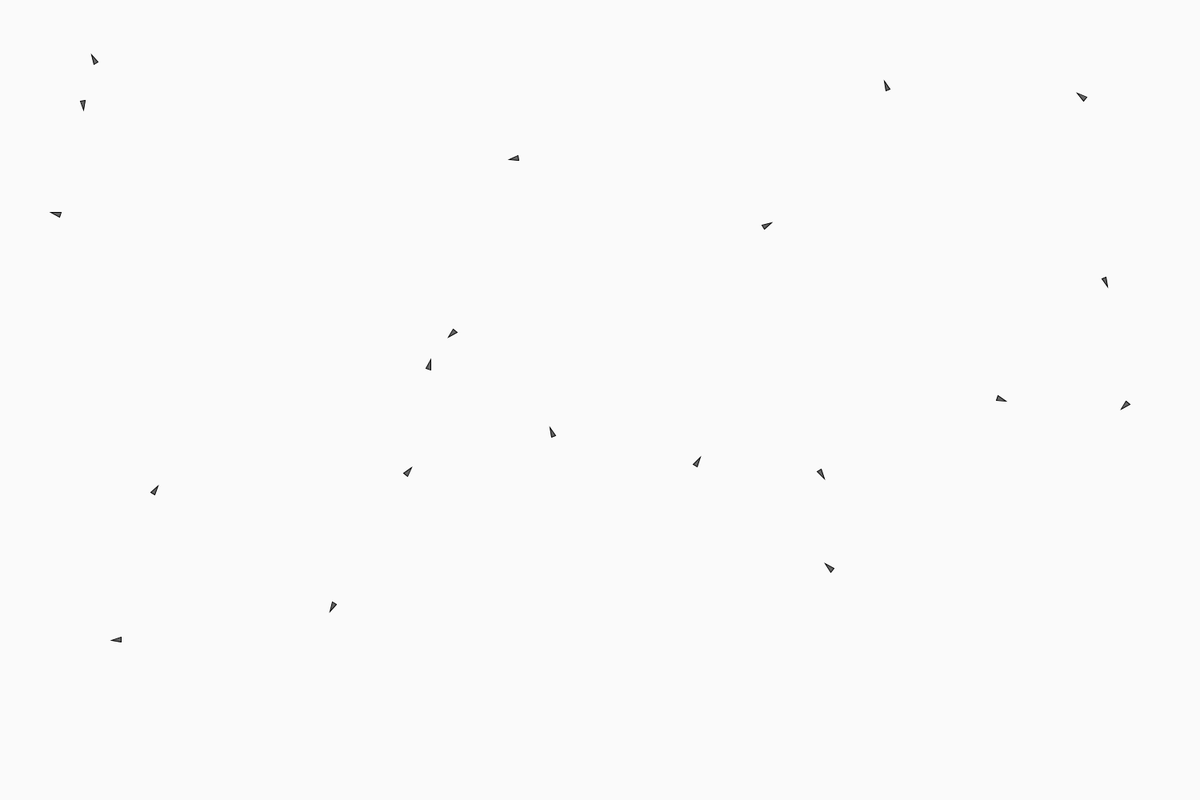
Frame 1 (no input)
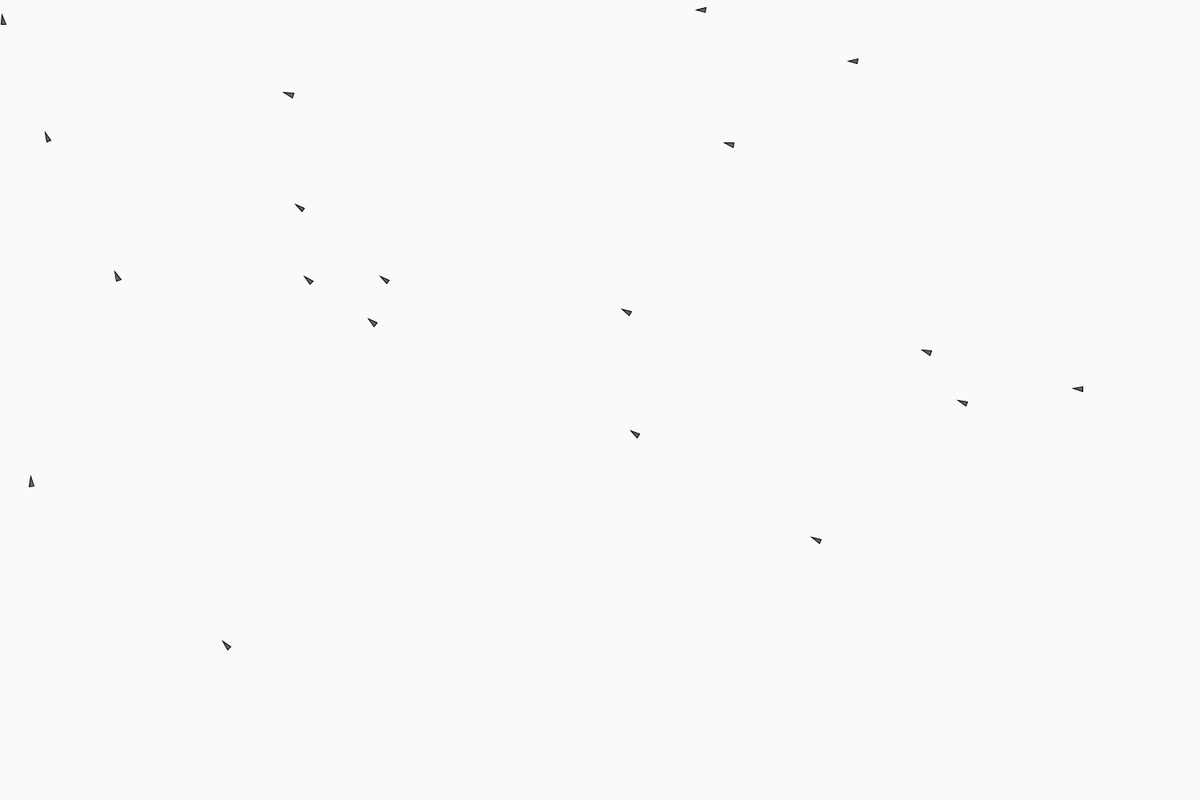
Frame 60 (the mouse pressed at the canvas centre just before this capture)
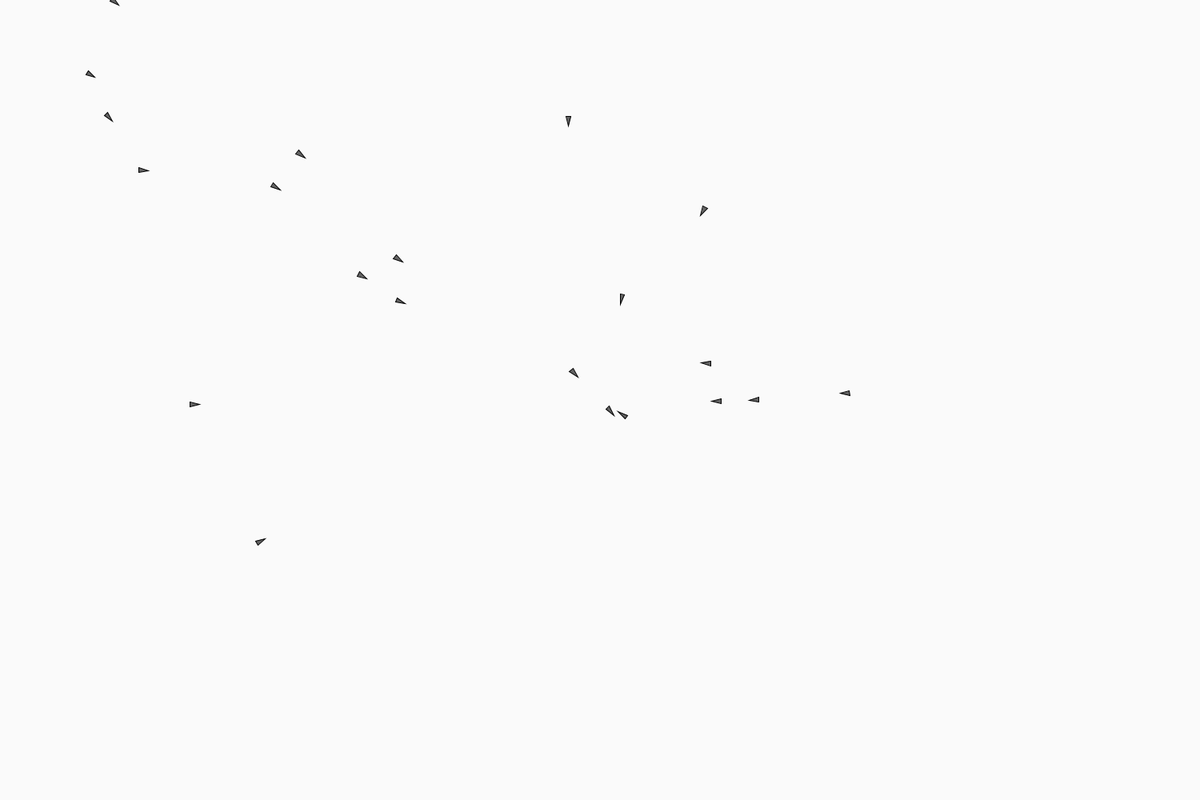
Frame 120 (the mouse held since frame 60 and released just before this capture)

The Processing sketch that drew these frames (run headless with seeded random() and noise(); from frame 60 on, the mouse is pressed at the canvas centre):

// Processing sketch: The_separateAndSeek
// ── The_separateAndSeek.pde
ArrayList<Vehicle>vehicles;
void setup()
{
  size(1500,1000);
  vehicles = new ArrayList<Vehicle>();
  for(int i = 0;i<20;i++)
  {
     vehicles.add(new Vehicle(3,5,0.2,50)); 
  }
}

void draw()
{
  background(250);
  for(Vehicle v:vehicles)
  {
     v.applyBehaviors(vehicles); 
     v.run();
  }
}

void mousePressed()
{
  vehicles.add(new Vehicle(3,5,0.2,50)); 
}
// ── Vehicle.pde
class Vehicle
{
  PVector location;
  PVector velocity;
  PVector acceleration;
  
  float x;
  float y;
  float minDistance;
  float maxSpeed;
  float maxForce;
  float r;
  
  Vehicle(float _r,float _maxSpeed,float _maxForce,float _minDistance)
  {
    location = new PVector(random(50,width-50),random(50,height-50));
    velocity = new PVector(random(-15,15),random(-15,15));
    acceleration = new PVector();
    minDistance = _minDistance;
    maxSpeed = _maxSpeed;
    maxForce = _maxForce;
    r = _r;
    x = random(0,100);
    y = random(1000,2000);
  }
  
  void run()
  {
    update();
    display();
  }
  
  void display()
  {
    float angle = velocity.heading2D()+radians(90);
    
    fill(100);
    pushMatrix();
    translate(location.x,location.y);
    rotate(angle);
    beginShape(TRIANGLES);
    vertex(0, -r*2);
    vertex(-r, r*2);
    vertex(r, r*2);
    endShape();
    popMatrix();
    noFill();
  }
  
  void applyBehaviors(ArrayList<Vehicle> vehicles)
  {
    PVector separate = separate(vehicles);
    
    PVector seek = seek(new PVector(mouseX,mouseY));
    
    float offX = map(noise(x),0,1,0.5,2.5);
    float offY = map(noise(y),0,1,0.2,1.5);
    
    separate.mult(offX);
    seek.mult(offY);
    
    applyForce(separate);
    applyForce(seek);
    
    x+=0.01;
    y+=0.01;
  }
  
  PVector seek(PVector target)
  {
    PVector desired = PVector.sub(target,location);
    
    desired.normalize();
    desired.mult(maxSpeed);
    
    PVector turnForce = PVector.sub(desired,velocity);
    turnForce.limit(maxForce);
    return turnForce;
  }
  
  PVector separate(ArrayList<Vehicle> vehicles)
  {
    PVector sum = new PVector();
    int count = 0;
    
    for(Vehicle v:vehicles)
    {
       PVector d = PVector.sub(location,v.location); 
       
       float distance = d.mag();
       if(distance>0&&distance<minDistance)
       {
          d.normalize();
          sum.add(d);
          count++;
       }
    }
    
    PVector dir = new PVector();
    if(count>0)
    {
       sum.div(count);
       sum.normalize();
       sum.mult(maxSpeed);
       
       dir = PVector.sub(sum,velocity);
       dir.limit(maxForce);
    }
    return dir;
  }
  
  void update()
  {
    velocity.add(acceleration);
    velocity.limit(maxSpeed);
    location.add(velocity);
    acceleration.mult(0);
  }
  
  void applyForce(PVector force)
  {
    PVector f = force.get();
    acceleration.add(f);
  }
  
  
}
